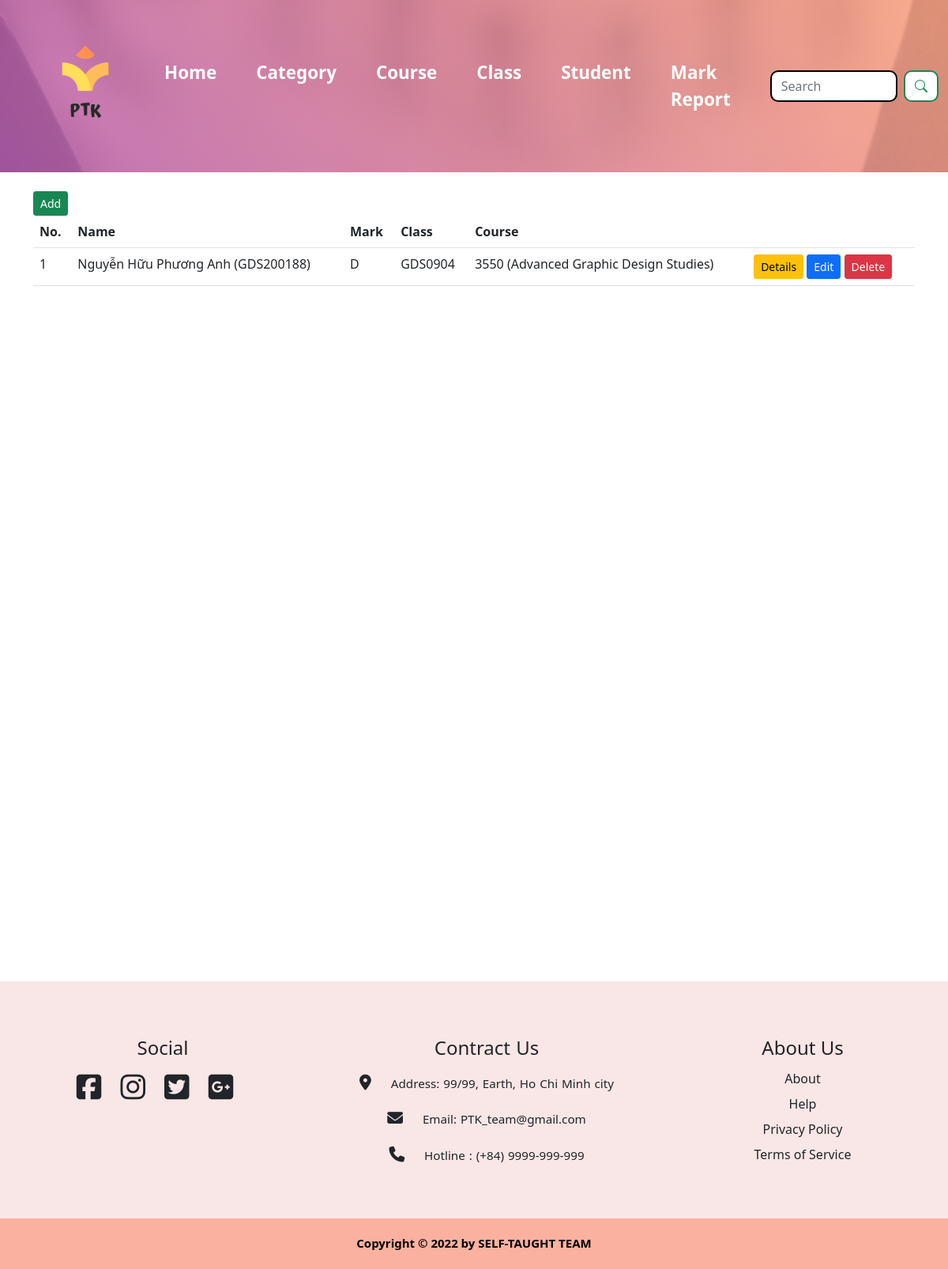
Screenshot of /student/result/ with the database file from the repository.
### student/models.py (models this page shows, shortened)
class Result(models.Model):
    student = models.ForeignKey(Student, on_delete=models.CASCADE)
    mark = models.CharField(max_length=20)
    course = models.ForeignKey(Course, on_delete=models.CASCADE)
    classroom = models.ForeignKey(ClassRoom, on_delete=models.CASCADE)

class Student(models.Model):
    student_code = models.CharField(max_length=10)
    name = models.CharField(max_length=30)
    address = models.TextField(max_length=30)
    email = models.EmailField(max_length=30)
    dob = models.CharField(max_length=11)
    course = models.ForeignKey(Course, on_delete=models.CASCADE)
    classroom = models.ForeignKey(ClassRoom, on_delete=models.CASCADE)
    def __str__(self):
        return self.name + " (" + self.student_code + ")"

### course/models.py (models this page shows)
class ClassRoom(models.Model):
    name = models.CharField(max_length=50)
    category = models.ForeignKey(Category, on_delete=models.CASCADE)
    def __str__(self):
        return self.name

class Course(models.Model):
    code = models.CharField(max_length=10)
    description = models.TextField()
    name_en = models.CharField(max_length=250)
    name_vi = models.CharField(max_length=250)
    credit = models.IntegerField()
    hour = models.IntegerField()
    category = models.ForeignKey(Category, on_delete=models.CASCADE)
    def __str__(self):
        return self.code + " (" + self.name_en + ")"

### student/views.py (the view)
# urls.py: path("result/", views.result_index),
def result_index(request):
    results = Result.objects.all()
    context = {
        "results": results,
    }
    return render(request, "student/result/result_index.html", context)

### student/templates/student/result/result_index.html
{% extends 'base.html' %}
{% load static %}
{% block content %}
<link rel="stylesheet" href="{% static 'css/style.css' %}">
<a href="add" class="btn btn-sm btn-success">Add</a>
<table class="table">
    <tr>
        <th>No. </th>
        <th>Name</th>
        <th>Mark</th>
        <th>Class</th>
        <th>Course</th>
        <th></th>
    </tr>
    {% for item in results %}
    <tr>
        <td>{{forloop.counter}}</td>
        <td>{{item.student}}</td>
        <td>{{item.mark}}</td>
        <td>{{item.classroom}}</td>
        <td>{{item.course}}</td>
        <td>
            <a href="{{item.id}}" class="btn btn-sm btn-warning">Details</a>
            <a href="edit/{{item.id}}" class="btn btn-sm btn-primary">Edit</a>
            <a href="delete/{{item.id}}" class="btn btn-sm btn-danger">Delete</a>
        </td>
    </tr>
    {% endfor %}
</table>
{% endblock content %}

### rows the page displays
Result: student "Nguyễn Hữu Phương Anh (GDS200188)", mark "D", classroom "GDS0904", course "3550 (Advanced Graphic Design Studies)"
